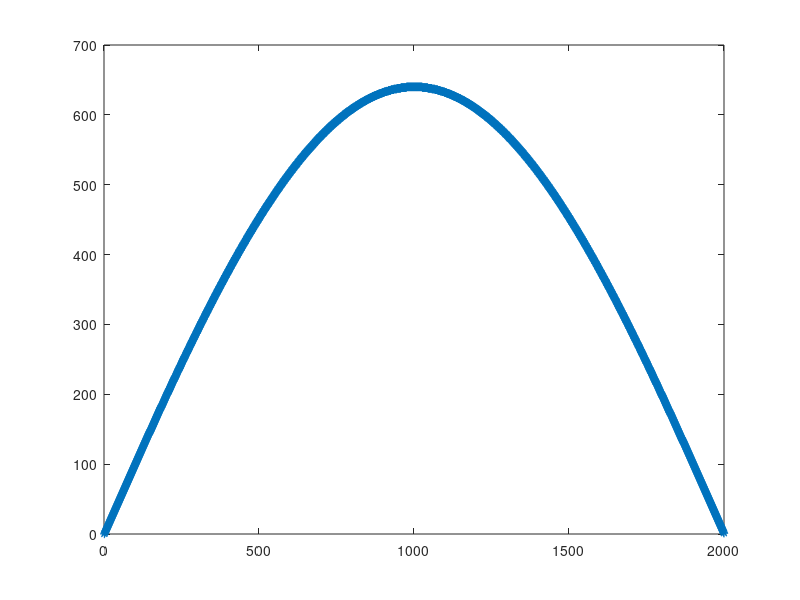

Reproduce this figure in MATLAB.
% sin_table = int16(sind(0:0.045009:180)*655); %4000 0.045009
sin_table = int16(sind(0:0.09001:180)*640); %2000 0.09001
size(sin_table,2);
plot(sin_table,'*');

fprintf('\n\n{')
sin_table_size = size(sin_table,2);
for k = 1 : sin_table_size
    fprintf('%d',sin_table(k))
    if(k~=sin_table_size)
        fprintf(',')
    end
end
fprintf('};\n\n')
fprintf('\n%d\n',k)